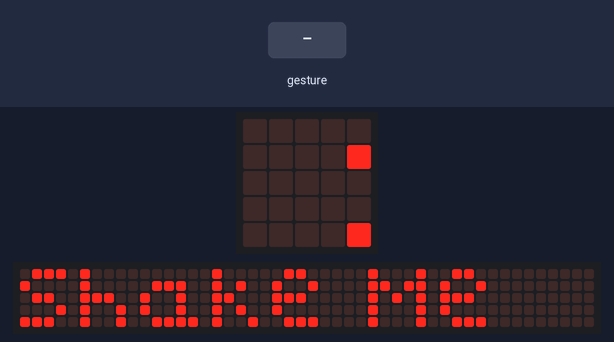
Simulated run of this program. Board: BBC micro:bit running MicroPython. Parts: the board's 5×5 LED display, a strip that is not on the board, showing the scrolling text unrolled. Inputs (shaded band) come from the test bench. Random numbers come from a fixed seed; a tilt is held for 1.5 s and a shake lasts 1 s, then the board lies face up again; the 48×5 strip is a reading aid, not a part: it shows the text the display is scrolling, unrolled, one strip-width of it at a time.

Above: at 0.1 s.
At 6.5 s:
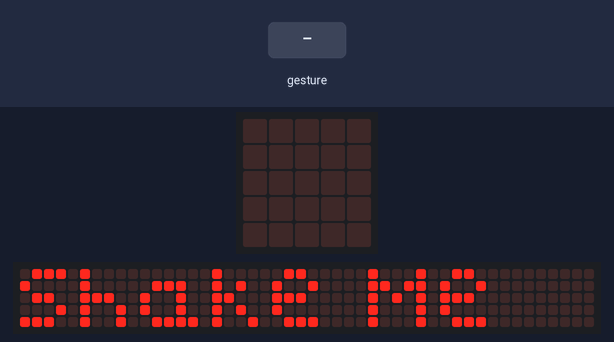
7.9 s: gesture 'shake'
At 9.5 s:
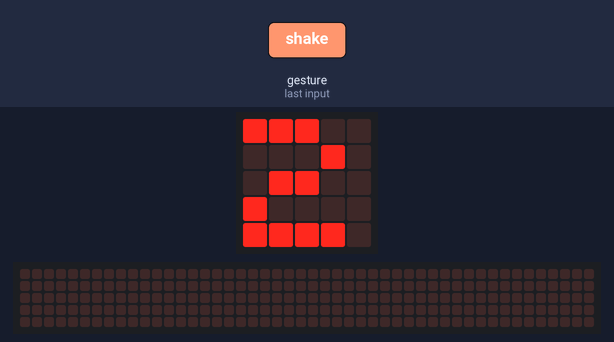
Timing chart, 0 to 11.0 s (numbered marks = the images above; inputs shaded):
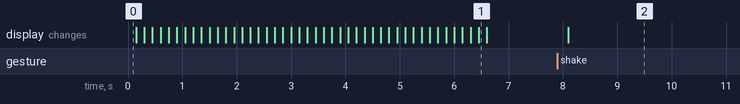

The program:

p1.py
```python
from microbit import *
import random
display.scroll("Shake Me")
while True:
    if accelerometer.was_gesture('shake'):
        shake = random.randint(1, 5)
        if shake == 1:
            display.show(1)
        if shake == 2:
            display.show(2)
        if shake == 3:
            display.show(3)
        if shake == 4:
            display.show(4)
        if shake == 5:
            display.show(5)
```

Measured:
- after the input at 7.9 s, the display: changes after 0.20 s (image 2)
